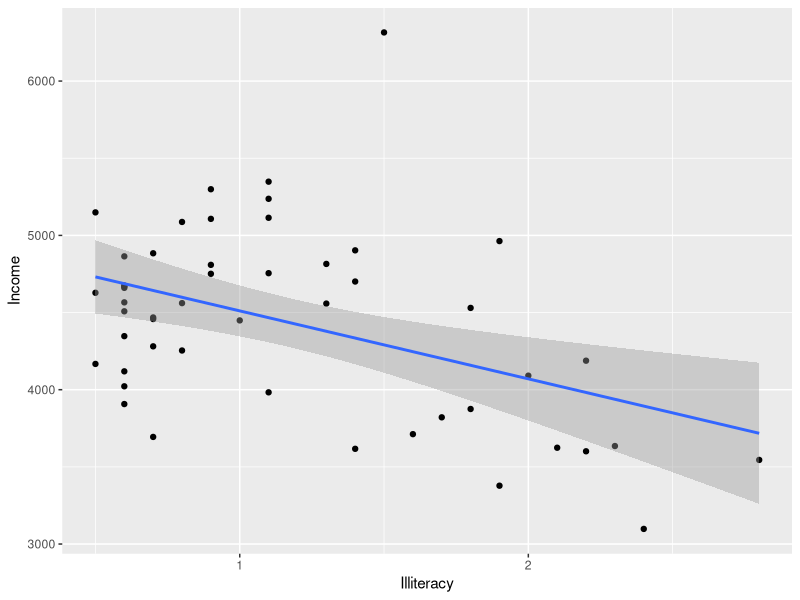
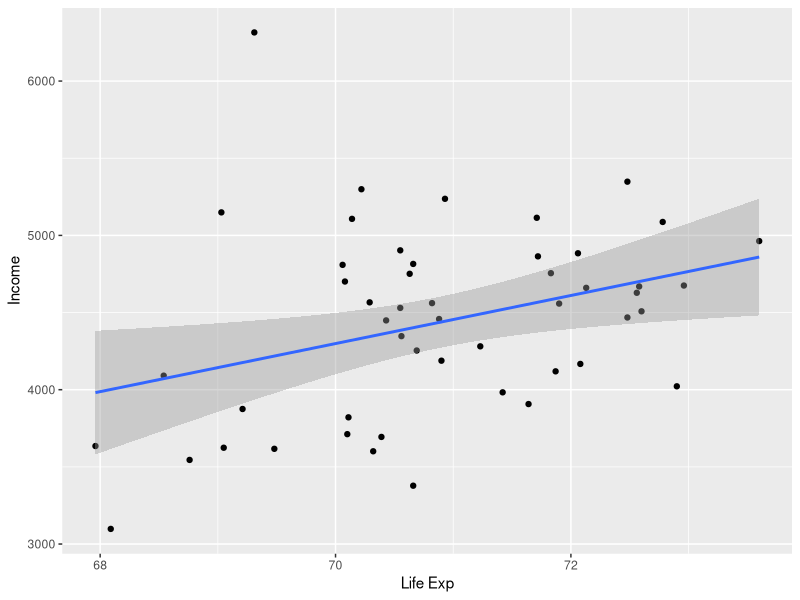
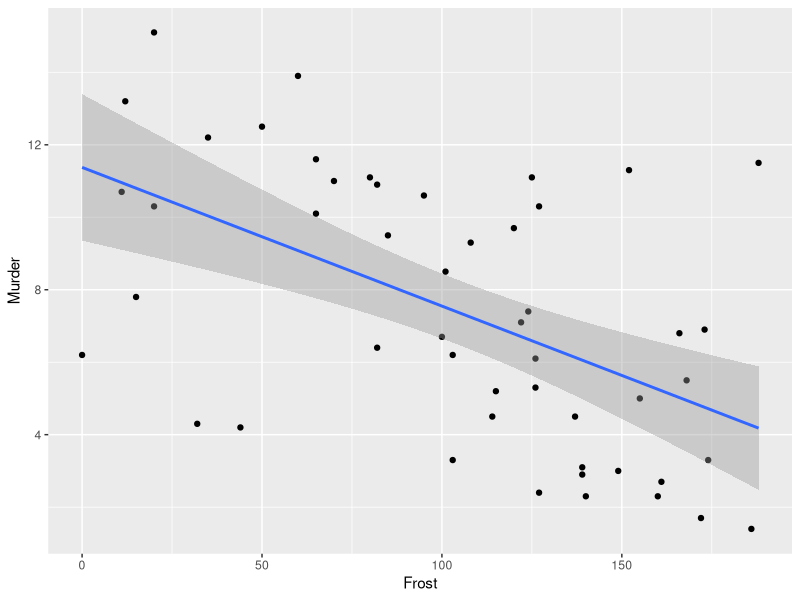

These figures' R source, in order:
## ---- chunk 1
knitr::opts_chunk$set(echo = TRUE)
## ---- chunk 2
library(tidyverse)
## ---- chunk 3
?state.x77
## ---- chunk 4
head(state.x77)
## ---- chunk 5
sum(is.na(state.x77))
## ---- chunk 6
summary(state.x77)
## ---- chunk 7
state.stats <- state.x77 %>%
  as.data.frame(.)
## ---- chunk 8
state.x77_pd <- mutate(state.stats, pop_density = Population / Area)
glimpse(state.x77_pd)
## ---- chunk 9
ggplot(state.x77_pd, aes(x = Illiteracy,
                y = Income)) +
  geom_point() +
  geom_smooth(method = "lm") 
## ---- chunk 10
ggplot(state.x77_pd, aes(x = `Life Exp`,
                y = Income)) +
  geom_point() +
  geom_smooth(method = "lm")
## ---- chunk 11
ggplot(state.x77_pd, aes(x = Frost,
                y = Murder)) +
  geom_point() +
  geom_smooth(method = "lm")
## ---- chunk 12
state.x77_pd %>% 
  group_by(Illiteracy) %>% 
  summarise(mean(Income),
            median(Income))
